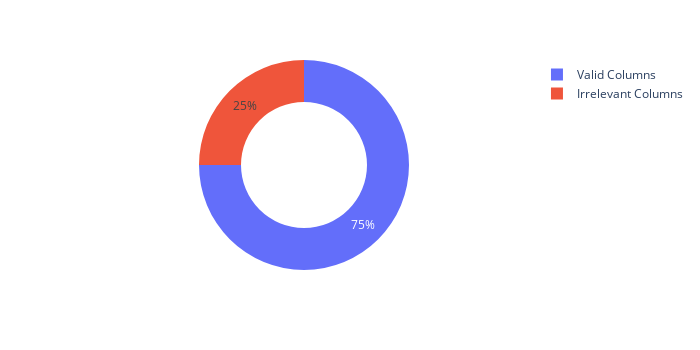

The notebook cell saved with this chart:
### Code cell
# Plot a pie chart to show the total number of irrelevant columns and total valid columns
irrelevant_columns_figure = px.pie(
    values=[day_df.shape[1] - len(irrelevant_columns), len(irrelevant_columns)],
    names=['Valid Columns', 'Irrelevant Columns'],
    hole=0.6,
    width=700,
    height=350)
# irrelevant_columns_figure.update_traces(textinfo='value', textfont_size=12,
#                   marker=dict(line=dict(color='#000000', width=2)))
irrelevant_columns_figure.show()

### Figure 1 — Plotly figure (JSON) as saved in the notebook; plotly's stock layout.template omitted (floating-point values rounded to 4 significant figures)
{"data": [{"domain": {"x": [0, 1], "y": [0, 1]}, "hole": 0.6, "hovertemplate": "label=%{label}<br>value=%{value}<extra></extra>", "labels": ["Valid Columns", "Irrelevant Columns"], "legendgroup": "", "name": "", "showlegend": true, "type": "pie", "values": [12, 4]}], "layout": {"height": 350, "legend": {"tracegroupgap": 0}, "margin": {"t": 60}, "width": 700}}
